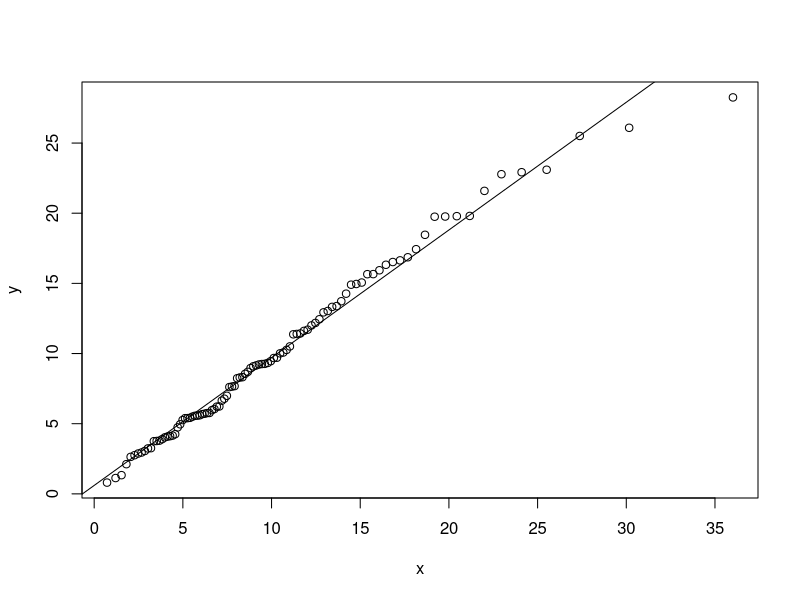
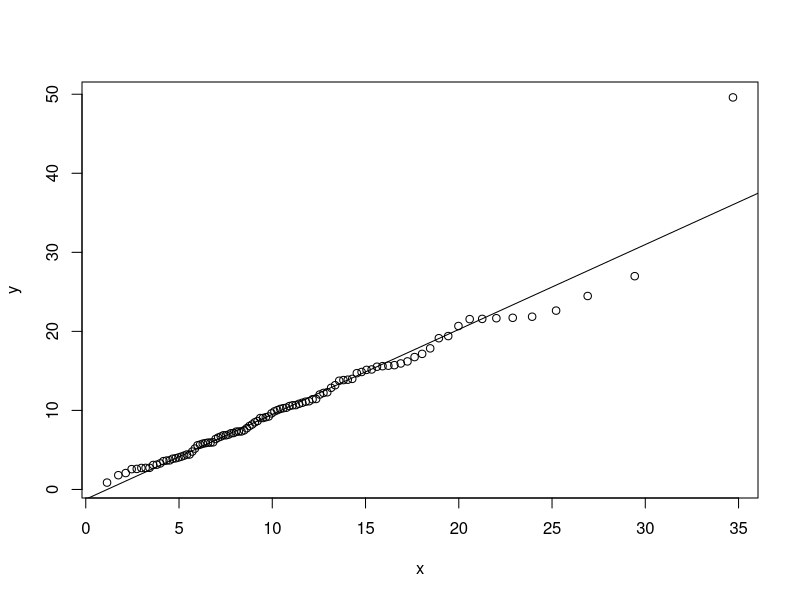
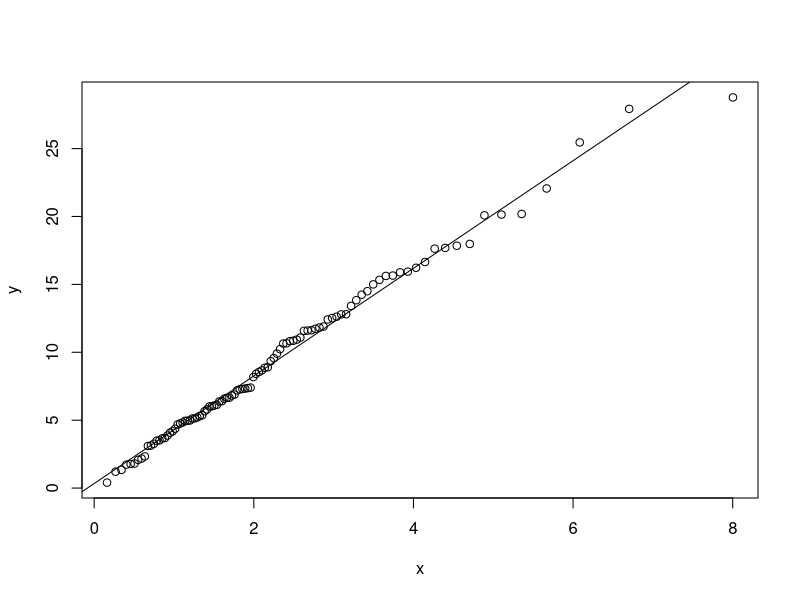
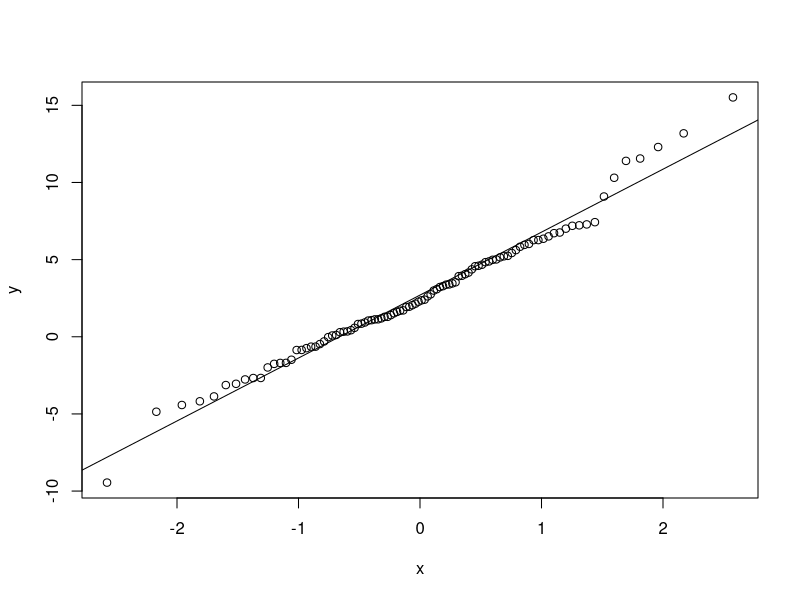
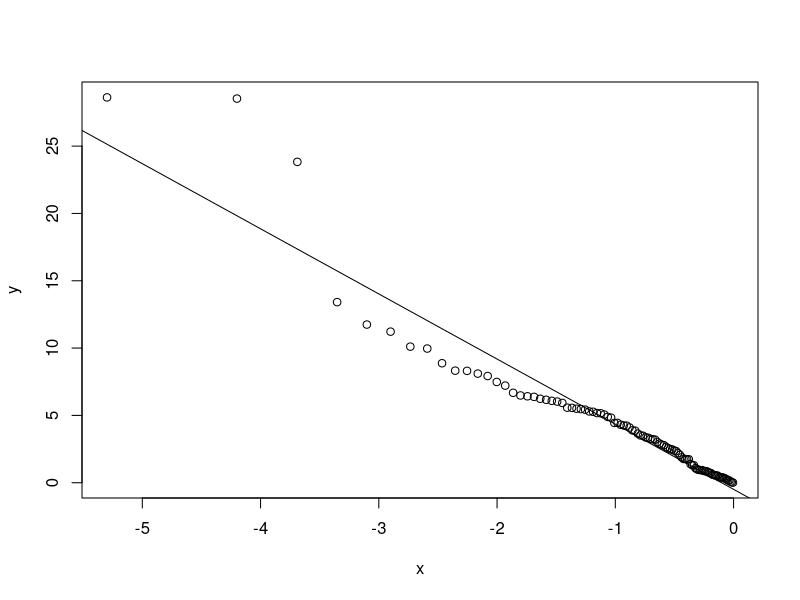
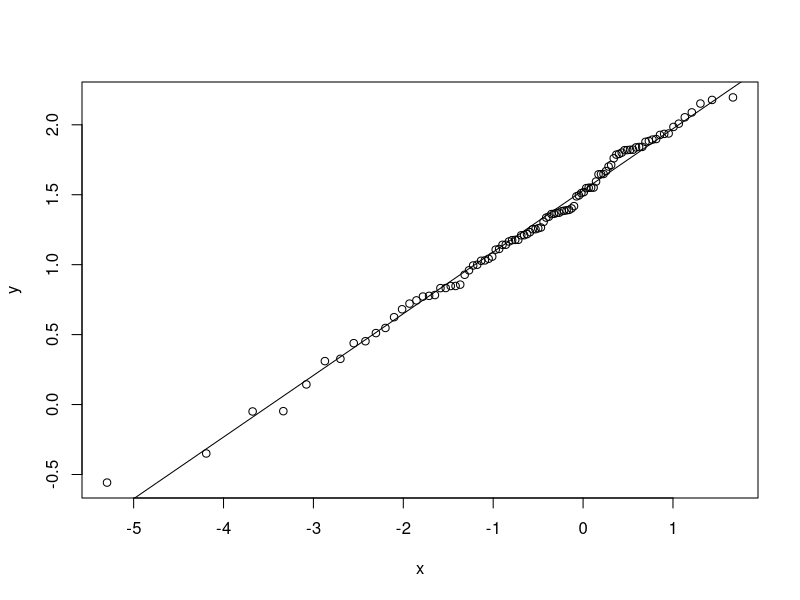

Generate these figures, in order, with R:
#*******************************************************************************************************#
#Author: Vivek Gupta, Date 3/10/17
#Purpose: Some stuff on Reference dist plot , when and how to apply them 
# List 3 cases 


# QQ plot / reference distribution plot when Fsub0 is completely specified , 
#Note that intercept must be close to 0 and slope must be close to 1 
#Yi's are sorted sample quantiles.
#Xi's are quantiles of the exact distribtion evaluated at u=(1/2n, 1-1/2n,1/n) thats is ui's are (i-0.5)/2n for i=1,2..n

y <- sort(rgamma(100,2.3,scale = 4.5))
u <- seq(1/200,1-(1/200),1/100)
x<-qgamma(u,2.3,scale = 4.5)
plot(x,y)
z<-lm(y~x)
abline(z)

# QQ plot / reference distribution plot when Fsub0 is not completely specified , that is we know the distribution 
#but do not know the parameters of the dist. and we do not whethere whether Fsub0 is a member of loc-scale family
#We use MLE method but it may lead to inaccuracies. 
#Note that intercept must be close to 0 and slope must be close to 1 
#Yi's are sorted sample quantiles.
#Xi's are quantiles of the exact distribtion evaluated at u=(1/2n, 1-1/2n,1/n) thats is ui's are (i-0.5)/2n for i=1,2..n

y <- sort(rgamma(100,2.3,scale = 4.5)) # assuming that alpha and beta are unknown . 
u <- seq(1/200,1-(1/200),1/100)

library("MASS")
estimates <-fitdistr(y,"Gamma",lower=0)$estimate
x<-qgamma(u,2.8531823,scale = 1/0.2597574)
plot(x,y)
z<-lm(y~x)
abline(z)
z
# QQ plot / reference distribution plot when Fsub0 is not completely specified , that is we know the distribution 
#but do not know the parameters of the dist. and we know Fsub0 is a member of loc-scale family
#We use graphical method against standard member of the family
#Note that intercept in this case specified the loc param and slope specifies the scale param for the dist.
#Yi's are sorted sample quantiles.
#Xi's are quantiles of the exact distribtion evaluated at u=(1/2n, 1-1/2n,1/n) thats is ui's are (i-0.5)/2n for i=1,2..n

y <- sort(rgamma(100,2.3,scale = 4.5)) # assuming that alpha and beta are unknown . 
u <- seq(1/200,1-(1/200),1/100)
x<-qgamma(u,2.3,scale = 1) #since gamma is a scale family. 
plot(x,y)
z<-lm(y~x)
abline(z)
z #<-gives slope as the scale of the F which comes to be 4.3

#Example with normal distribution 
y <- sort(rnorm(100,2.3,4.5)) # assuming that mean and variance are known 
u <- seq(1/200,1-(1/200),1/100)
x<-qnorm(u,0,1) 
plot(x,y)
z<-lm(y~x)
abline(z)
z #<-gives slope as the scale of the F which comes to be 4.3


#Example with expo distribution 
y <- sort(rexp(100,1/4.5)) # assuming that mean and variance are known 
u <- seq(1/200,1-(1/200),1/100)
x<-qexp(u,1) #or 
x<-log(1-u)
plot(x,y)
z<-lm(y~x)
abline(z)
z #<-gives slope as the scale of the F which comes to be 4.3


y<-sort(log(rweibull(100,2.3,scale = 4.5)))
u <- seq(1/200,1-(1/200),1/100)
x<-log(-log(1-u))
plot(x,y)
z<-lm(y~x)
abline(z)
z #<-gives slope as the scale of the F which comes to be 4.3
(alpha <- exp(1.4878))#shape of weibull 
(gamma <- 1/.4114) #scale of weibull 
